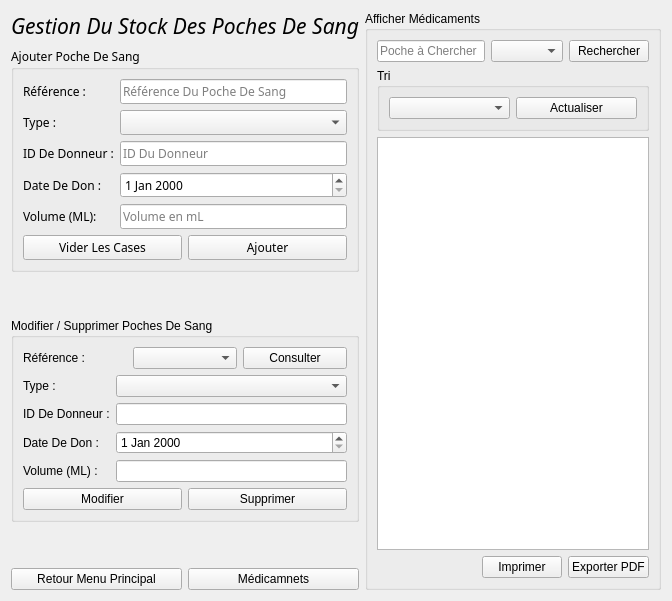
      <widget class="QWidget" name="page_5">
       <layout class="QHBoxLayout" name="horizontalLayout_28">
        <item>
         <layout class="QVBoxLayout" name="verticalLayout_14">
          <item>
           <widget class="QLabel" name="Gemploye_4">
            <property name="font">
             <font>
              <family>Montserrat</family>
              <italic>true</italic>
             </font>
            </property>
            <property name="text">
             <string>&lt;html&gt;&lt;head/&gt;&lt;body&gt;&lt;p align=&quot;center&quot;&gt;&lt;span style=&quot; font-size:16pt;&quot;&gt;Gestion Du Stock Des Poches De Sang&lt;/span&gt;&lt;/p&gt;&lt;/body&gt;&lt;/html&gt;</string>
            </property>
           </widget>
          </item>
          <item>
           <widget class="QGroupBox" name="groupBox_12">
            <property name="font">
             <font>
              <family>Montserrat</family>
             </font>
            </property>
            <property name="title">
             <string>Ajouter Poche De Sang</string>
            </property>
            <layout class="QVBoxLayout" name="verticalLayout_15">
             <item>
              <layout class="QFormLayout" name="formLayout_5">
               <item row="0" column="0">
                <widget class="QLabel" name="iDLabel_4">
                 <property name="text">
                  <string>Référence :</string>
                 </property>
                </widget>
               </item>
               <item row="0" column="1">
                <widget class="QLineEdit" name="refInputPoche">
                 <property name="cursor">
                  <cursorShape>ArrowCursor</cursorShape>
                 </property>
                 <property name="text">
                  <string/>
                 </property>
                 <property name="placeholderText">
                  <string>Référence Du Poche De Sang</string>
                 </property>
                </widget>
               </item>
               <item row="1" column="0">
                <widget class="QLabel" name="nomPrNomLabel_4">
                 <property name="text">
                  <string>Type :</string>
                 </property>
                 <property name="buddy">
                  <cstring>lineEditNom</cstring>
                 </property>
                </widget>
               </item>
               <item row="2" column="0">
                <widget class="QLabel" name="dateDAdhesionLabel_4">
                 <property name="text">
                  <string>ID De Donneur :</string>
                 </property>
                </widget>
               </item>
               <item row="3" column="0">
                <widget class="QLabel" name="sexeLabel_4">
                 <property name="text">
                  <string>Date De Don :</string>
                 </property>
                </widget>
               </item>
               <item row="3" column="1">
                <widget class="QDateEdit" name="dateInputPoche"/>
               </item>
               <item row="4" column="0">
                <widget class="QLabel" name="prixDTLabel_2">
                 <property name="text">
                  <string>Volume (ML):</string>
                 </property>
                </widget>
               </item>
               <item row="4" column="1">
                <widget class="QLineEdit" name="volumeInputPoche">
                 <property name="placeholderText">
                  <string>Volume en mL</string>
                 </property>
                </widget>
               </item>
               <item row="1" column="1">
                <widget class="QComboBox" name="cTypeInputPoche"/>
               </item>
               <item row="2" column="1">
                <widget class="QLineEdit" name="idInputPoche">
                 <property name="placeholderText">
                  <string>ID Du Donneur</string>
                 </property>
                </widget>
               </item>
              </layout>
             </item>
             <item>
              <layout class="QHBoxLayout" name="horizontalLayout_24">
               <item>
                <widget class="QPushButton" name="viderCases_3">
                 <property name="text">
                  <string>Vider Les Cases</string>
                 </property>
                </widget>
               </item>
               <item>
                <widget class="QPushButton" name="ajouterPoche_2">
                 <property name="text">
                  <string>Ajouter</string>
                 </property>
                </widget>
               </item>
              </layout>
             </item>
            </layout>
           </widget>
          </item>
          <item>
           <spacer name="verticalSpacer_11">
            <property name="orientation">
             <enum>Qt::Vertical</enum>
            </property>
            <property name="sizeHint" stdset="0">
             <size>
              <width>20</width>
              <height>40</height>
             </size>
            </property>
           </spacer>
          </item>
          <item>
           <widget class="QGroupBox" name="groupBox_13">
            <property name="title">
             <string>Modifier / Supprimer Poches De Sang</string>
            </property>
            <layout class="QVBoxLayout" name="verticalLayout_16">
             <item>
              <layout class="QHBoxLayout" name="horizontalLayout_25">
               <item>
                <widget class="QLabel" name="label_2">
                 <property name="text">
                  <string>Référence :</string>
                 </property>
                </widget>
               </item>
               <item>
                <widget class="QComboBox" name="refEditPoche"/>
               </item>
               <item>
                <widget class="QPushButton" name="consulterPoche">
                 <property name="text">
                  <string>Consulter</string>
                 </property>
                </widget>
               </item>
              </layout>
             </item>
             <item>
              <layout class="QFormLayout" name="formLayout_6">
               <item row="0" column="0">
                <widget class="QLabel" name="nomDuMDicamentLabel_2">
                 <property name="text">
                  <string>Type :</string>
                 </property>
                </widget>
               </item>
               <item row="0" column="1">
                <widget class="QComboBox" name="cTypeEditPoche"/>
               </item>
               <item row="1" column="0">
                <widget class="QLabel" name="quantitLabel_2">
                 <property name="text">
                  <string>ID De Donneur :</string>
                 </property>
                </widget>
               </item>
               <item row="1" column="1">
                <widget class="QLineEdit" name="idEditPoche"/>
               </item>
               <item row="2" column="0">
                <widget class="QLabel" name="dateDExpirationLabel_4">
                 <property name="text">
                  <string>Date De Don :</string>
                 </property>
                </widget>
               </item>
               <item row="2" column="1">
                <widget class="QDateEdit" name="dateDonEditPoche"/>
               </item>
               <item row="3" column="0">
                <widget class="QLabel" name="prixLabel_2">
                 <property name="text">
                  <string>Volume (ML) :</string>
                 </property>
                </widget>
               </item>
               <item row="3" column="1">
                <widget class="QLineEdit" name="volumeEditPoche"/>
               </item>
              </layout>
             </item>
             <item>
              <layout class="QHBoxLayout" name="horizontalLayout_26">
               <item>
                <widget class="QPushButton" name="modifierPoche">
                 <property name="text">
                  <string>Modifier</string>
                 </property>
                </widget>
               </item>
               <item>
                <widget class="QPushButton" name="supprimerPoche">
                 <property name="text">
                  <string>Supprimer</string>
                 </property>
                </widget>
               </item>
              </layout>
             </item>
            </layout>
           </widget>
          </item>
          <item>
           <spacer name="verticalSpacer_12">
            <property name="orientation">
             <enum>Qt::Vertical</enum>
            </property>
            <property name="sizeHint" stdset="0">
             <size>
              <width>20</width>
              <height>40</height>
             </size>
            </property>
           </spacer>
          </item>
          <item>
           <layout class="QHBoxLayout" name="horizontalLayout_27">
            <item>
             <widget class="QPushButton" name="pushButtonReturn1_3">
              <property name="text">
               <string>Retour Menu Principal</string>
              </property>
             </widget>
            </item>
            <item>
             <widget class="QPushButton" name="pushButtonGoMedicaments">
              <property name="text">
               <string>Médicamnets</string>
              </property>
             </widget>
            </item>
           </layout>
          </item>
         </layout>
        </item>
        <item>
         <widget class="QGroupBox" name="groupBox_15">
          <property name="title">
           <string>Afficher Médicaments</string>
          </property>
          <layout class="QVBoxLayout" name="verticalLayout_17" stretch="0,0,0,0">
           <item>
            <layout class="QHBoxLayout" name="horizontalLayout_29">
             <item>
              <widget class="QLineEdit" name="rechercheInputPoche">
               <property name="placeholderText">
                <string>Poche à Chercher</string>
               </property>
              </widget>
             </item>
             <item>
              <widget class="QComboBox" name="cRecherchePoche"/>
             </item>
             <item>
              <widget class="QPushButton" name="rechercherButtonPoche">
               <property name="text">
                <string>Rechercher</string>
               </property>
              </widget>
             </item>
            </layout>
           </item>
           <item>
            <widget class="QGroupBox" name="groupBox_16">
             <property name="title">
              <string>Tri</string>
             </property>
             <layout class="QHBoxLayout" name="horizontalLayout_30">
              <item>
               <widget class="QComboBox" name="cTriPoches"/>
              </item>
              <item>
               <widget class="QPushButton" name="actualiserTriPoches">
                <property name="text">
                 <string>Actualiser</string>
                </property>
               </widget>
              </item>
             </layout>
            </widget>
           </item>
           <item>
            <widget class="QTableView" name="tabPoches"/>
           </item>
           <item>
            <layout class="QHBoxLayout" name="horizontalLayout_31">
             <item>
              <spacer name="horizontalSpacer_4">
               <property name="orientation">
                <enum>Qt::Horizontal</enum>
               </property>
               <property name="sizeHint" stdset="0">
                <size>
                 <width>40</width>
                 <height>20</height>
                </size>
               </property>
              </spacer>
             </item>
             <item>
              <widget class="QPushButton" name="BimpPoches">
               <property name="text">
                <string>Imprimer</string>
               </property>
              </widget>
             </item>
             <item>
              <widget class="QPushButton" name="pdfPoches">
               <property name="text">
                <string>Exporter PDF</string>
               </property>
              </widget>
             </item>
            </layout>
           </item>
          </layout>
         </widget>
        </item>
       </layout>
      </widget>
